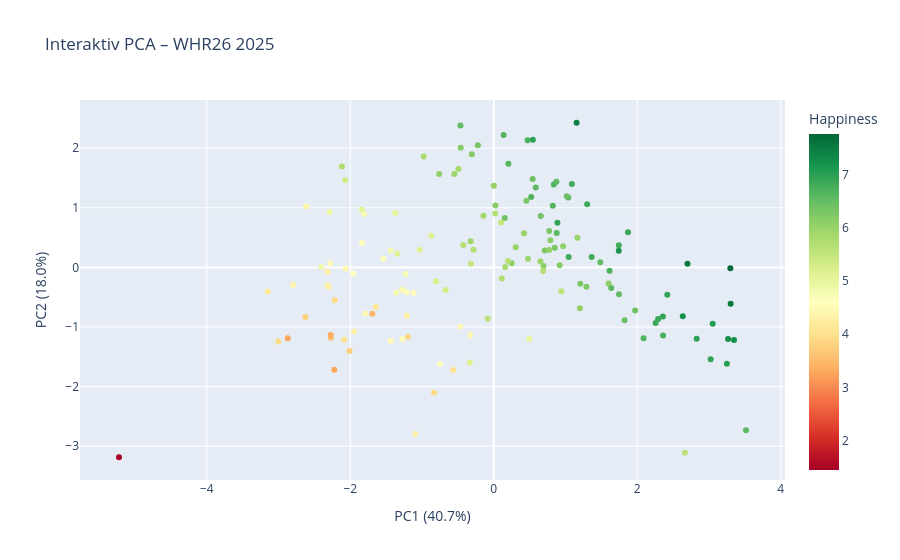

Notebook cell for this chart:
### Code cell
fig = px.scatter(
    df_latest,
    x='PC1', y='PC2',
    color='happiness_score',
    color_continuous_scale='RdYlGn',
    hover_name='country',
    hover_data={'happiness_score': ':.2f', 'Rank': True, 'PC1': False, 'PC2': False},
    labels={
        'PC1': f'PC1 ({pca2.explained_variance_ratio_[0]*100:.1f}%)',
        'PC2': f'PC2 ({pca2.explained_variance_ratio_[1]*100:.1f}%)',
        'happiness_score': 'Happiness'
    },
    title=f'Interaktiv PCA – WHR26 {df_latest["Year"].iloc[0]}'
)
fig.write_html(str(DATA_DIR / 'pca_interactive.html'))
fig.show()

### Figure 1 — Plotly figure (JSON) as saved in the notebook; plotly's stock layout.template omitted (floating-point values rounded to 4 significant figures; data arrays with more than 128 entries replaced by an {"elided": "..."} marker saying what was removed)
{"data": [{"customdata": {"elided": "145x2 float values"}, "hovertemplate": "<b>%{hovertext}</b><br><br>Happiness=%{marker.color:.2f}<br>Rank=%{customdata[1]}<extra></extra>", "hovertext": {"elided": "145 str values"}, "legendgroup": "", "marker": {"color": {"elided": "145 float values"}, "coloraxis": "coloraxis", "symbol": "circle"}, "mode": "markers", "name": "", "orientation": "v", "showlegend": false, "type": "scatter", "x": {"elided": "145 float values"}, "xaxis": "x", "y": {"elided": "145 float values"}, "yaxis": "y"}], "layout": {"coloraxis": {"colorbar": {"title": {"text": "Happiness"}}, "colorscale": [[0, "rgb(165,0,38)"], [0.1, "rgb(215,48,39)"], [0.2, "rgb(244,109,67)"], [0.3, "rgb(253,174,97)"], [0.4, "rgb(254,224,139)"], [0.5, "rgb(255,255,191)"], [0.6, "rgb(217,239,139)"], [0.7, "rgb(166,217,106)"], [0.8, "rgb(102,189,99)"], [0.9, "rgb(26,152,80)"], [1, "rgb(0,104,55)"]]}, "legend": {"tracegroupgap": 0}, "title": {"text": "Interaktiv PCA – WHR26 2025"}, "xaxis": {"anchor": "y", "domain": [0, 1], "title": {"text": "PC1 (40.7%)"}}, "yaxis": {"anchor": "x", "domain": [0, 1], "title": {"text": "PC2 (18.0%)"}}}}
